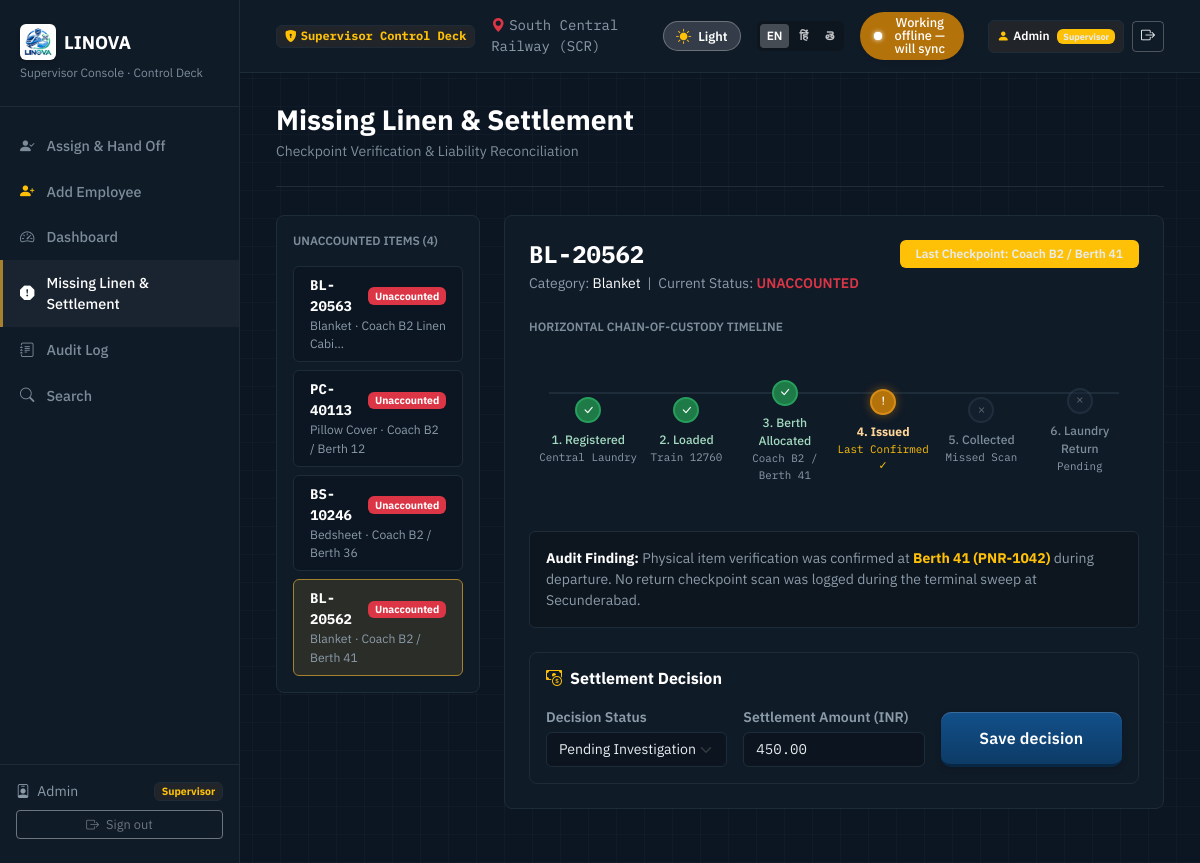
Screenshot of /supervisor/settlement/ (signed in) with the database file from the repository.
### linen/models.py (models this page shows, shortened)
class UserProfile(models.Model):
    ROLE_CHOICES = [
        ('SUPERVISOR', 'Supervisor'),
        ('ADMIN', 'Supervisor (Admin)'),
        ('ATTENDANT', 'Attendant'),
        ('ATTENDER', 'Train Attendant'),
        ('LAUNDRY', 'Laundry Staff'),
    ]
    user = models.OneToOneField(User, on_delete=models.CASCADE, related_name='profile')
    role = models.CharField(max_length=20, choices=ROLE_CHOICES, default='SUPERVISOR')
    badge_number = models.CharField(max_length=50, blank=True, null=True)
    zone = models.CharField(max_length=100, default='South Central Railway (SCR)')
    def get_normalized_role(self):
        if self.role in ['ADMIN', 'SUPERVISOR']:
            return 'SUPERVISOR'
        if self.role in ['ATTENDER', 'ATTENDANT']:
            return 'ATTENDANT'
        if self.role == 'LAUNDRY':
            return 'LAUNDRY'
        return 'ATTENDANT'

class LinenItem(models.Model):
    LINEN_TYPE_CHOICES = [
        ('Bedsheet', 'Bedsheet'),
        ('Blanket', 'Blanket'),
        ('Towel', 'Towel'),
        ('Pillow Cover', 'Pillow Cover'),
    ]
    STATUS_CHOICES = [
        ('REGISTERED', 'Registered'),
        ('IN_LAUNDRY', 'In Laundry'),
        ('DISPATCHED', 'Dispatched'),
        ('IN_TRANSIT', 'In Transit'),
        ('LOADED_TO_TRAIN', 'Loaded to Train'),
        ('ASSIGNED', 'Assigned'),
        ('ISSUED', 'Issued'),
        ('COLLECTION_PENDING', 'Collection Pending'),
        ('RETURNED', 'Returned'),
        ('RECEIVED_AT_LAUNDRY', 'Received at Laundry'),
        ('WASHING', 'Washing'),
        ('READY_FOR_REISSUE', 'Ready for Reissue'),
        ('UNACCOUNTED', 'Unaccounted'),
        ('INVESTIGATION_REQUIRED', 'Investigation Required'),
    ]
    linen_code = models.CharField(max_length=50, unique=True, db_index=True)
    qr_code = models.CharField(max_length=100, unique=True, db_index=True)
    linen_type = models.CharField(max_length=50, choices=LINEN_TYPE_CHOICES)
    status = models.CharField(max_length=30, choices=STATUS_CHOICES, default='REGISTERED')
    current_location = models.CharField(max_length=200, default='Central Railway Laundry')
    settlement_status = models.CharField(
        max_length=20,
        choices=[('PENDING', 'Pending'), ('CHARGED', 'Charged'), ('WAIVED', 'Waived')],
        default='PENDING'
    )
    settlement_amount = models.DecimalField(max_digits=8, decimal_places=2, default=0.00)
    created_at = models.DateTimeField(auto_now_add=True)
    updated_at = models.DateTimeField(auto_now=True)
    class Meta:
        ordering = ['-created_at']

### linen/views.py (the view)
# urls.py: path('supervisor/settlement/', views.supervisor_settlement, name='supervisor_settlement'),
@role_required('SUPERVISOR')
def supervisor_settlement(request):
    unaccounted_items = LinenItem.objects.filter(
        status__in=['UNACCOUNTED', 'INVESTIGATION_REQUIRED']
    ).prefetch_related('lifecycle_events', 'assignments')
    selected_code = request.GET.get('code', 'BL-20562')
    selected_item = unaccounted_items.filter(linen_code=selected_code).first() or unaccounted_items.first()
    context = {
        'items': unaccounted_items,
        'selected_item': selected_item,
        'active_nav': 'settlement',
    }
    return render(request, 'supervisor/missing_settlement.html', context)

### templates/supervisor/missing_settlement.html (shortened to what this page needs)
{% extends "supervisor/base_supervisor.html" %}
{% block content %}
<div class="d-flex flex-column">
  <div class="supervisor-header-bar">
    <div>
      <h1 class="h3 fw-bold mb-1 text-white">Missing Linen & Settlement</h1>
      <div class="small" style="color: var(--admin-muted);">
        Checkpoint Verification & Liability Reconciliation
      </div>
    </div>
  </div>
  <div class="row g-4">
    <div class="col-md-4 col-lg-3">
      <div class="p-3 rounded-3 border" style="background: var(--admin-panel); border-color: var(--admin-border) !important;">
        <div class="small fw-semibold text-uppercase mb-3" style="color: var(--admin-muted); font-size: 0.75rem;">
          Unaccounted Items ({{ items.count }})
        </div>
        <div class="d-flex flex-column gap-2" style="max-height: 600px; overflow-y: auto;">
          {% for itm in items %}
          <a href="?code={{ itm.linen_code }}" class="p-2 px-3 rounded-2 text-decoration-none border d-block unaccounted-item-card"
             style="background: {% if selected_item.id == itm.id %}rgba(166, 130, 46, 0.18){% else %}var(--admin-bg){% endif %}; border-color: {% if selected_item.id == itm.id %}var(--gold){% else %}var(--admin-border){% endif %} !important;">
            <div class="d-flex justify-content-between align-items-center">
              <span class="font-mono fw-bold text-white small">{{ itm.linen_code }}</span>
              <span class="badge bg-danger text-white" style="font-size: 0.65rem;">Unaccounted</span>
            </div>
            <div class="small text-secondary" style="font-size: 0.76rem;">{{ itm.linen_type }} · {{ itm.current_location|truncatechars:20 }}</div>
          </a>
          {% empty %}
          <div class="text-muted small text-center py-4">No unaccounted items.</div>
          {% endfor %}
        </div>
      </div>
    </div>
    <div class="col-md-8 col-lg-9">
      {% if selected_item %}
      <div class="p-4 rounded-3 border mb-4" style="background: var(--admin-panel); border-color: var(--admin-border) !important;">
        <div class="d-flex justify-content-between align-items-start mb-3">
          <div>
            <div class="h4 fw-bold font-mono text-white mb-1">{{ selected_item.linen_code }}</div>
            <div class="small text-secondary">
              Category: <span class="text-white">{{ selected_item.linen_type }}</span> &nbsp;|&nbsp;
              Current Status: <span class="text-danger fw-semibold">{{ selected_item.status }}</span>
            </div>
          </div>
          <span class="badge bg-warning text-dark px-3 py-2 fw-semibold">
            Last Checkpoint: Coach B2 / Berth 41
          </span>
        </div>
        <div class="my-4">
          <div class="small fw-semibold text-uppercase mb-2" style="color: var(--admin-muted); font-size: 0.75rem;">
            Horizontal Chain-of-Custody Timeline
          </div>
          <div class="checkpoint-timeline-row">
            <div class="checkpoint-step completed">
              <div class="step-node"><i class="bi bi-check-lg"></i></div>
              <div class="step-label">1. Registered</div>
              <div class="font-mono text-secondary" style="font-size: 0.68rem;">Central Laundry</div>
            </div>
            <div class="checkpoint-step completed">
              <div class="step-node"><i class="bi bi-check-lg"></i></div>
              <div class="step-label">2. Loaded</div>
              <div class="font-mono text-secondary" style="font-size: 0.68rem;">Train 12760</div>
            </div>
            <div class="checkpoint-step completed">
              <div class="step-node"><i class="bi bi-check-lg"></i></div>
              <div class="step-label">3. Berth Allocated</div>
              <div class="font-mono text-secondary" style="font-size: 0.68rem;">Coach B2 / Berth 41</div>
            </div>
            <div class="checkpoint-step last-known">
              <div class="step-node"><i class="bi bi-exclamation-lg"></i></div>
              <div class="step-label">4. Issued</div>
              <div class="font-mono text-warning" style="font-size: 0.68rem;">Last Confirmed ✓</div>
            </div>
            <div class="checkpoint-step dim">
              <div class="step-node"><i class="bi bi-x"></i></div>
              <div class="step-label">5. Collected</div>
              <div class="font-mono text-secondary" style="font-size: 0.68rem;">Missed Scan</div>
            </div>
            <div class="checkpoint-step dim">
              <div class="step-node"><i class="bi bi-x"></i></div>
              <div class="step-label">6. Laundry Return</div>
              <div class="font-mono text-secondary" style="font-size: 0.68rem;">Pending</div>
            </div>
          </div>
        </div>
        <div class="p-3 rounded-2 border mb-4" style="background: #0d151f; border-color: var(--admin-border) !important;">
          <div class="small text-secondary">
            <strong class="text-white">Audit Finding:</strong> Physical item verification was confirmed at <strong class="text-warning">Berth 41 (PNR-1042)</strong> during departure. No return checkpoint scan was logged during the terminal sweep at Secunderabad.
          </div>
        </div>
        <div class="p-3 rounded-3 border" style="background: var(--admin-panel); border-color: var(--admin-border) !important;">
          <h2 class="h6 fw-bold text-white mb-3 d-flex align-items-center gap-2">
            <i class="bi bi-cash-coin text-warning"></i> Settlement Decision
          </h2>
          <div class="row g-3 align-items-end">
            <div class="col-md-4">
              <label class="small text-secondary fw-semibold mb-1">Decision Status</label>
              <select class="form-select supervisor-select" id="settlementStatusSelect">
                <option value="PENDING" {% if selected_item.settlement_status == 'PENDING' %}selected{% endif %}>Pending Investigation</option>
              </select>
            </div>
            <div class="col-md-4">
              <label class="small text-secondary fw-semibold mb-1">Settlement Amount (INR)</label>
              <input type="number" class="form-control supervisor-input font-mono" id="settlementAmountInput" value="{{ selected_item.settlement_amount|default:'450.00' }}">
            </div>
            <div class="col-md-4">
              <button type="button" class="btn-tactile w-100" id="saveDecisionBtn" onclick="saveSettlementDecision()">
                Save decision
              </button>
            </div>
          </div>
        </div>
      </div>
      {% endif %}
    </div>
  </div>
</div>
{% endblock %}

### templates/supervisor/base_supervisor.html (shortened to what this page needs)
<!DOCTYPE html>
<html lang="en">
<head>
  <link href="https://cdn.jsdelivr.net/npm/bootstrap@5.3.3/dist/css/bootstrap.min.css" rel="stylesheet">
  <link rel="stylesheet" href="https://cdn.jsdelivr.net/npm/bootstrap-icons@1.11.3/font/bootstrap-icons.min.css">
  <link rel="stylesheet" href="/static/css/style.css">
</head>
<body class="supervisor-body-wrap">
<div class="supervisor-layout">
  <aside class="supervisor-nav">
    <div class="supervisor-nav-header">
      <div class="d-flex align-items-center gap-2 mb-1">
        <img src="/static/img/logo.jpeg" alt="LINOVA Logo" style="height: 36px; width: auto; object-fit: contain; border-radius: 6px; background: #ffffff; padding: 2px; box-shadow: 0 2px 4px rgba(0,0,0,0.2);">
        <h2 class="supervisor-nav-title">LINOVA</h2>
      </div>
      <div class="supervisor-nav-sub">Supervisor Console · Control Deck</div>
    </div>
    <ul class="supervisor-nav-list">
      <li class="supervisor-nav-item {% if active_nav == 'handoff' %}active{% endif %}">
        <a href="{% url 'supervisor_handoff' %}">
          <i class="bi bi-person-check-fill"></i>
          <span>Assign & Hand Off</span>
        </a>
      </li>
      <li class="supervisor-nav-item">
        <a href="{% url 'supervisor_handoff' %}?add_employee=1" onclick="if(typeof openAddEmployeeModal === 'function'){ openAddEmployeeModal(); return false; }">
          <i class="bi bi-person-plus-fill text-warning"></i>
          <span>Add Employee</span>
        </a>
      </li>
      <li class="supervisor-nav-item {% if active_nav == 'dashboard' %}active{% endif %}">
        <a href="{% url 'supervisor_dashboard' %}">
          <i class="bi bi-speedometer2"></i>
          <span>Dashboard</span>
        </a>
      </li>
      <li class="supervisor-nav-item {% if active_nav == 'settlement' %}active{% endif %}">
        <a href="{% url 'supervisor_settlement' %}">
          <i class="bi bi-exclamation-octagon-fill"></i>
          <span>Missing Linen & Settlement</span>
        </a>
      </li>
      <li class="supervisor-nav-item {% if active_nav == 'reports' %}active{% endif %}">
        <a href="{% url 'audit_log' %}">
          <i class="bi bi-journal-text"></i>
          <span>Audit Log</span>
        </a>
      </li>
      <li class="supervisor-nav-item">
        <a href="{% url 'global_search' %}">
          <i class="bi bi-search"></i>
          <span>Search</span>
        </a>
      </li>
    </ul>
    <div class="mt-auto px-3 pt-3 border-top" style="border-color: var(--admin-border) !important;">
      <div class="small mb-2 d-flex align-items-center justify-content-between text-secondary">
        <span><i class="bi bi-person-badge me-1"></i> {{ user.username|title }}</span>
        <span class="badge bg-dark border text-warning">Supervisor</span>
      </div>
      <a href="{% url 'logout' %}" class="btn btn-sm btn-outline-secondary w-100 py-1" style="font-size: 0.8rem;">
        <i class="bi bi-box-arrow-right me-1"></i> Sign out
      </a>
    </div>
  </aside>
  <div class="supervisor-main-wrap">
    <header class="supervisor-top-bar">
      <div class="d-flex align-items-center gap-3">
        <span class="badge bg-dark border text-warning font-mono d-inline-flex align-items-center gap-1">
          <i class="bi bi-shield-lock-fill"></i> Supervisor Control Deck
        </span>
        <span class="small text-secondary d-none d-md-inline font-mono">
          <i class="bi bi-geo-alt-fill text-danger me-1"></i>{{ user.profile.zone|default:"South Central Railway (SCR)" }}
        </span>
      </div>
      <div class="d-flex align-items-center gap-2 gap-md-3 ms-auto">
        <button type="button" class="theme-toggle-btn" onclick="toggleTheme()" aria-label="Toggle theme">
          <i class="bi bi-moon-stars-fill theme-toggle-icon"></i>
          <span class="theme-toggle-text">Dark</span>
        </button>
        <div class="lang-switch" role="group" aria-label="Language selector">
          <button type="button" class="lang-btn active" id="lang-en" onclick="selectLang('en')">EN</button>
          <button type="button" class="lang-btn" id="lang-hi" onclick="selectLang('hi')">हिं</button>
          <button type="button" class="lang-btn" id="lang-te" onclick="selectLang('te')">తె</button>
        </div>
        <button type="button" class="connectivity-pill offline border-0 shadow-sm" id="global-connectivity-pill" onclick="toggleConnectivity()" title="Click to toggle offline / online demo state">
          <span class="led-dot"></span>
          <span id="connectivity-pill-text">Working offline — will sync</span>
        </button>
        {% if user.is_authenticated %}
        <div class="d-flex align-items-center gap-2 ms-2">
          <span class="badge bg-dark border text-white py-2 px-2 rounded-2 d-none d-sm-inline-flex align-items-center gap-1">
            <i class="bi bi-person-fill text-warning"></i>
            <span class="fw-semibold">{{ user.username|title }}</span>
            <span class="badge bg-warning text-dark ms-1">Supervisor</span>
          </span>
          <a href="{% url 'logout' %}" class="btn btn-sm btn-outline-light border-white border-opacity-25" title="Sign out">
            <i class="bi bi-box-arrow-right"></i>
          </a>
        </div>
        {% endif %}
      </div>
    </header>
    <main class="supervisor-content flex-grow-1">
      {% block content %}{% endblock %}
    </main>
  </div>
</div>
</body>
</html>

### rows the page displays
LinenItem: linen_code "BL-20563", linen_type "Blanket", current_location "Coach B2 Linen Cabi…"
LinenItem: linen_code "PC-40113", linen_type "Pillow Cover", current_location "Coach B2 / Berth 12"
LinenItem: linen_code "BS-10246", linen_type "Bedsheet", current_location "Coach B2 / Berth 36"
LinenItem: linen_code "BL-20562", linen_type "Blanket", current_location "Coach B2 / Berth 41", status "UNACCOUNTED", settlement_status "Pending Investigation", settlement_amount "450.00"

### other values shown
{{ user.username|title }} "Admin"
{{ user.profile.zone|default:"South Central Railway (SCR)" }} "South Central Railway (SCR)"
{{ items.count }} "4"
